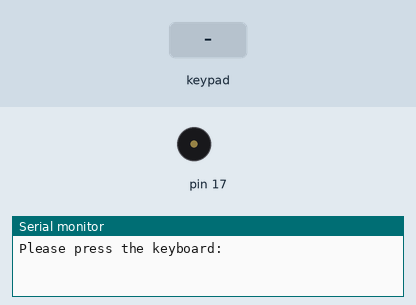
Recording of a sketch running on a simulated Arduino Uno, built with avr-gcc and run on an emulated ATmega328P. Shown: buzzer (waves = sounding), the last lines printed to the serial monitor. The test bench sets the inputs (shaded band).

Above: at 1.2 s.
1.3 s: key '7' pressed
At 1.7 s:
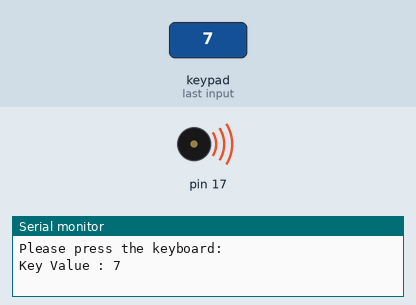
3.3 s: keypad keys 2 3 4 5 A pressed 0.4 s apart
At 6.2 s:
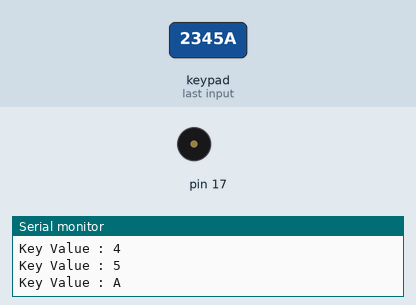
6.9 s: key 'B' pressed
At 7.3 s:
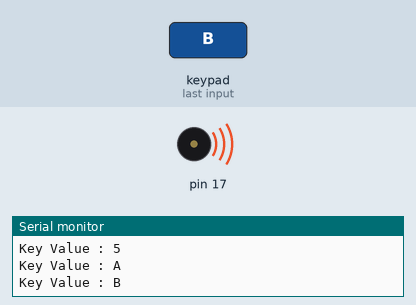
8.4 s: keypad keys 2 3 4 5 D pressed 0.4 s apart
At 11.4 s:
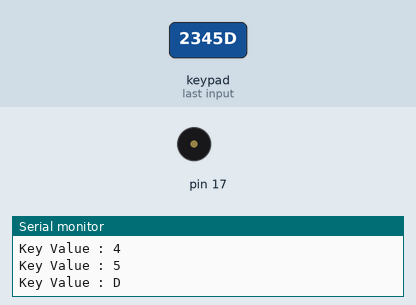
12.0 s: key 'C' pressed
At 12.3 s:
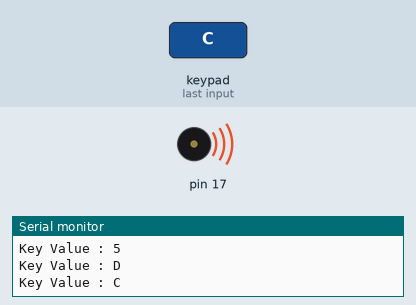
13.5 s: key 'E' pressed
At 15.3 s:
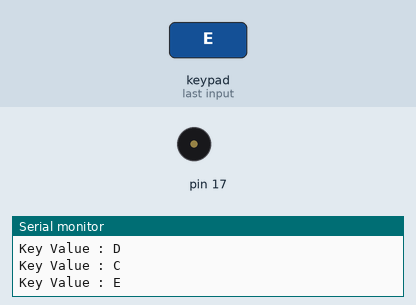
Timing chart, 0 to 16.0 s (numbered marks = the images above; inputs shaded):
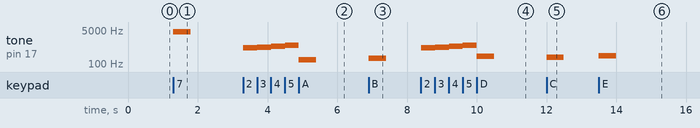

The sketch:

keypadmusic.ino
```cpp
#include <Keypad.h>

#define NOTE_B0  31
#define NOTE_C1  33
#define NOTE_CS1 35
#define NOTE_D1  37
#define NOTE_DS1 39
#define NOTE_E1  41
#define NOTE_F1  44
#define NOTE_FS1 46
#define NOTE_G1  49
#define NOTE_GS1 52
#define NOTE_A1  55
#define NOTE_AS1 58
#define NOTE_B1  62
#define NOTE_C2  65
#define NOTE_CS2 69
#define NOTE_D2  73
#define NOTE_DS2 78
#define NOTE_E2  82
#define NOTE_F2  87
#define NOTE_FS2 93
#define NOTE_G2  98
#define NOTE_GS2 104
#define NOTE_A2  110
#define NOTE_AS2 117
#define NOTE_B2  123
#define NOTE_C3  131
#define NOTE_CS3 139
#define NOTE_D3  147
#define NOTE_DS3 156
#define NOTE_E3  165
#define NOTE_F3  175
#define NOTE_FS3 185
#define NOTE_G3  196
#define NOTE_GS3 208
#define NOTE_A3  220
#define NOTE_AS3 233
#define NOTE_B3  247
#define NOTE_C4  262
#define NOTE_CS4 277
#define NOTE_D4  294
#define NOTE_DS4 311
#define NOTE_E4  330
#define NOTE_F4  349
#define NOTE_FS4 370
#define NOTE_G4  392
#define NOTE_GS4 415
#define NOTE_A4  440
#define NOTE_AS4 466
#define NOTE_B4  494
#define NOTE_C5  523
#define NOTE_CS5 554
#define NOTE_D5  587
#define NOTE_DS5 622
#define NOTE_E5  659
#define NOTE_F5  698
#define NOTE_FS5 740
#define NOTE_G5  784
#define NOTE_GS5 831
#define NOTE_A5  880
#define NOTE_AS5 932
#define NOTE_B5  988
#define NOTE_C6  1047
#define NOTE_CS6 1109
#define NOTE_D6  1175
#define NOTE_DS6 1245
#define NOTE_E6  1319
#define NOTE_F6  1397
#define NOTE_FS6 1480
#define NOTE_G6  1568
#define NOTE_GS6 1661
#define NOTE_A6  1760
#define NOTE_AS6 1865
#define NOTE_B6  1976
#define NOTE_C7  2093
#define NOTE_CS7 2217
#define NOTE_D7  2349
#define NOTE_DS7 2489
#define NOTE_E7  2637
#define NOTE_F7  2794
#define NOTE_FS7 2960
#define NOTE_G7  3136
#define NOTE_GS7 3322
#define NOTE_A7  3520
#define NOTE_AS7 3729
#define NOTE_B7  3951
#define NOTE_C8  4186
#define NOTE_CS8 4435
#define NOTE_D8  4699
#define NOTE_DS8 4978
#define WHOLE 1 //全分符
#define HALF 0.5 //半分符
#define QUARTER 0.25
#define EIGHTH 0.125
#define SIXTEENTH 0.0625

int duration = 500;
int no;
int tune[] = { NOTE_C5, NOTE_D5, NOTE_E5, NOTE_F5, NOTE_G5, NOTE_A5,  NOTE_B5,  NOTE_C8, NOTE_G3,  NOTE_F3,  NOTE_E3, NOTE_G3, NOTE_A3 ,NOTE_B3 ,NOTE_C4 ,NOTE_D4 };

const byte ROWS = 4; // 4 Rows
const byte COLS = 4; // 4 Columns


// 定義 Keypad 的按鍵
char keys[ROWS][COLS] = {{'7', '4', '1', '0'},
                         {'8', '5', '2', 'A'},
                         {'9', '6', '3', 'B'},
                         {'C', 'D', 'E', 'F'}};

// 定義 Keypad 連到 Arduino 的接腳 // 按鍵模組，列1~4接腳。
byte rowPins[ROWS] = {2, 3, 4, 5};
// 連到 Keypad 的 4 個 Rows       // 按鍵模組，行1~4接腳。
byte colPins[COLS] = {6, 7, 8, 9};
// 連到 Keypad 的 4 個 Columns
// 建立 Keypad 物件
Keypad keypad =Keypad( makeKeymap(keys), rowPins,colPins, ROWS, COLS );

void setup(){
Serial.begin(9600);
Serial.println("Please press the keyboard:");

}
void loop(){
 char key = keypad.getKey(); // 讀取 Keypad的輸入
  if(key!=NO_KEY)
  {
    if(key>='0' && key<='9')
    no=key-'0';

    else  if(key>='A' && key<='F')
    no=key-'A'+10;
    tone(17, tune[no],duration);

    Serial.print("Key Value : ");
    Serial.println(key);//印出所按下的字元
   }
}
```

Measured:
- after the input at 1.3 s, tone on pin 17: silent → 4186 Hz at once, → silent 0.50 s later
- after the input at 3.3 s, tone on pin 17: plays 659 Hz for 0.39 s, 698 Hz for 0.40 s, 784 Hz for 0.40 s, 880 Hz for 0.39 s, 165 Hz for 0.50 s, starting at once
- after the input at 6.9 s, tone on pin 17: silent → 196 Hz at once, → silent 0.50 s later
- after the input at 8.4 s, tone on pin 17: plays 659 Hz for 0.40 s, 698 Hz for 0.40 s, 784 Hz for 0.39 s, 880 Hz for 0.40 s, 247 Hz for 0.50 s, starting at once
- after the input at 12.0 s, tone on pin 17: silent → 220 Hz at once, → silent 0.50 s later
- after the input at 13.5 s, tone on pin 17: silent → 262 Hz at once, → silent 0.50 s later
